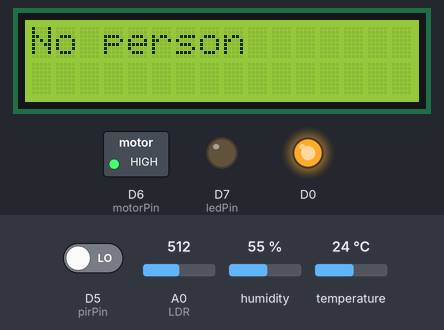
The sketch below on a simulated ESP8266 (NodeMCU). Parts: 16×2 character LCD, switched loads named in the sketch (green lamp = pin HIGH), output pins drawn as LEDs (lit = HIGH). The inputs (shaded band) are chosen by the test bench; at power-on: D5 (pirPin) LOW, A0 (LDR) = 512, temperature 24 °C, humidity 55 %. WiFi joins after 1.5 s; servers stay silent unless stated; what the sketch prints to the serial monitor is not drawn.

Above: at 3.0 s.
3.1 s: D5 (pirPin) driven HIGH
At 3.8 s:
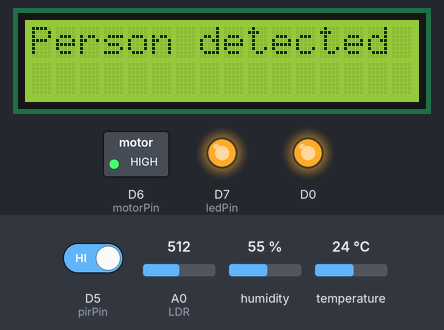
4.6 s: A0 (LDR) set to 306
At 5.5 s:
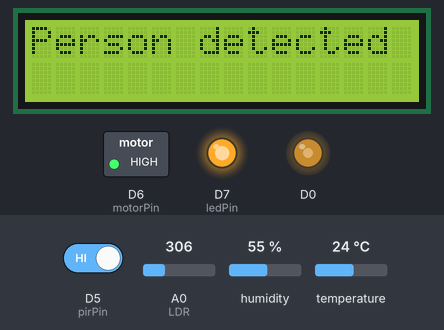
6.1 s: A0 (LDR) set to 122
At 8.0 s:
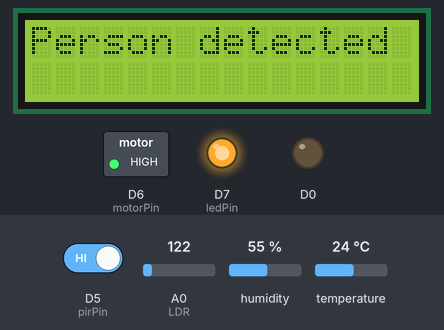
8.3 s: A0 (LDR) set to 510
At 9.5 s:
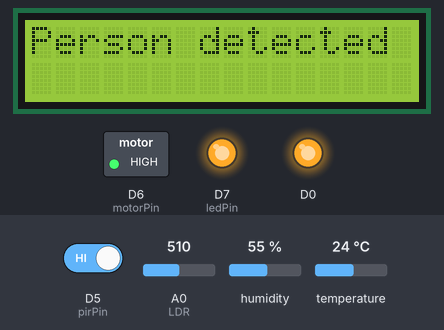
9.8 s: D5 (pirPin) driven LOW
At 11.7 s:
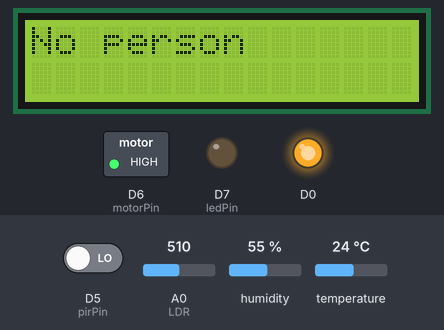
12.0 s: temperature set to 22 °C
13.9 s: temperature set to 19 °C
At 15.8 s:
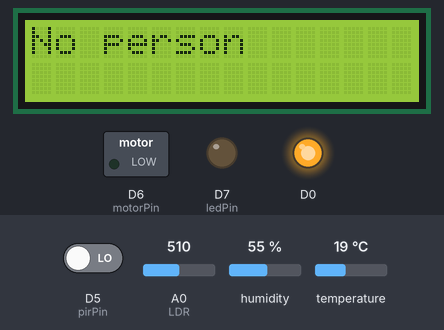
Timing chart, 0 to 17.3 s (numbered marks = the images above; inputs shaded):
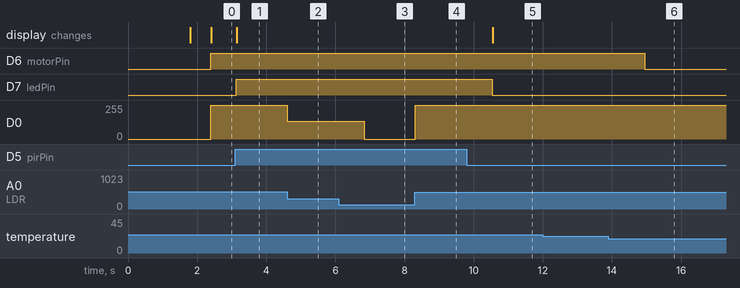

Measured:
- the behaviour switches between 21 and 20 °C on temperature (found by bisection; images 5 and 6)
- after the input at 3.1 s, D7 (ledPin): LOW → HIGH at once; the display: changes at once (image 1)
- after the input at 4.6 s, D0: 255/255 → 133/255 at once
- after the input at 6.1 s, D0: 133/255 → 0/255 after 0.73 s
- after the input at 8.3 s, D0: 0/255 → 255/255 at once
- after the input at 9.8 s, D7 (ledPin): HIGH → LOW after 0.74 s; the display: changes after 0.75 s (image 5)
- after the input at 12.0 s, every drawn part: stays the same
- after the input at 13.9 s, D6 (motorPin): HIGH → LOW after 1.0 s

The sketch:

iotworkshop.ino
```cpp
#define BLYNK_TEMPLATE_NAME "LDR"
#define BLYNK_AUTH_TOKEN "YGLGPk9GR5t4ijOHnvr1-Ns_l2zadiEW"
#define BLYNK_TEMPLATE_ID "TMPL31cf_WSWx"

#define BLYNK_PRINT Serial

#include <ESP8266WiFi.h>
#include <WiFiClient.h>
#include <BlynkSimpleEsp8266.h>
#include <DHT11.h>
#include <LiquidCrystal_I2C.h>

char ssid[] = "realme 5i";
char pass[] = "yaduvanshi";

DHT11 dht11(D4);
LiquidCrystal_I2C lcd(0x27, 16, 2); // Initialize the LCD with I2C address 0x27, 16 columns, and 2 rows

const int pirPin = D5; // PIR sensor connected to D5
const int motorPin = D6; // Motor connected to D6
const int ledPin = D7; // LED connected to D7

void setup() {
  Serial.begin(115200);
  Blynk.begin(BLYNK_AUTH_TOKEN, ssid, pass);
  pinMode(A0, INPUT); // LDR
  pinMode(ledPin, OUTPUT);
  pinMode(motorPin, OUTPUT);
  pinMode(pirPin, INPUT);
  lcd.begin(); // Initialize the LCD
  lcd.backlight(); // Turn on the LCD backlight
}

void loop() {
  Blynk.run();

  int temperature = 0;
  int humidity = 0;
  int result = dht11.readTemperatureHumidity(temperature, humidity);
  if (result == 0) {
    Serial.print("Temperature: ");
    Serial.print(temperature);
    Serial.print(" °C\tHumidity: ");
    Serial.print(humidity);
    Serial.println(" %");
  } else {
    Serial.println(DHT11::getErrorString(result));
  }

  int ldrValue = analogRead(A0);
  int pwmValue = map(ldrValue, 1024, 200, 1023, 0);
  analogWrite(D0, pwmValue); // Adjust PWM for LDR
  Blynk.virtualWrite(V0, pwmValue);
  Serial.println(ldrValue);

  // Check for darkness and control LED
  if (ldrValue < 500) { // Darkness threshold
    digitalWrite(ledPin, HIGH); // Turn on LED
  } else {
    digitalWrite(ledPin, LOW); // Turn off LED
  }

  // Control motor based on temperature
  if (temperature > 20) {
    digitalWrite(motorPin, HIGH); // Turn on motor
  } else {
    digitalWrite(motorPin, LOW); // Turn off motor
  }

  // Check PIR sensor for presence detection
  int pirState = digitalRead(pirPin);
  if (pirState == HIGH) {
    digitalWrite(ledPin, HIGH); // Turn on LED if presence detected
    digitalWrite(motorPin, HIGH); // Turn on motor if presence detected
    lcd.clear();
    lcd.print("Person detected");
    Blynk.virtualWrite(V1, "Person detected");
  } else {
    lcd.clear();
    lcd.print("No person");
    Blynk.virtualWrite(V1, "No person");
  }

  delay(200); // Adjust delay as needed
}
```
